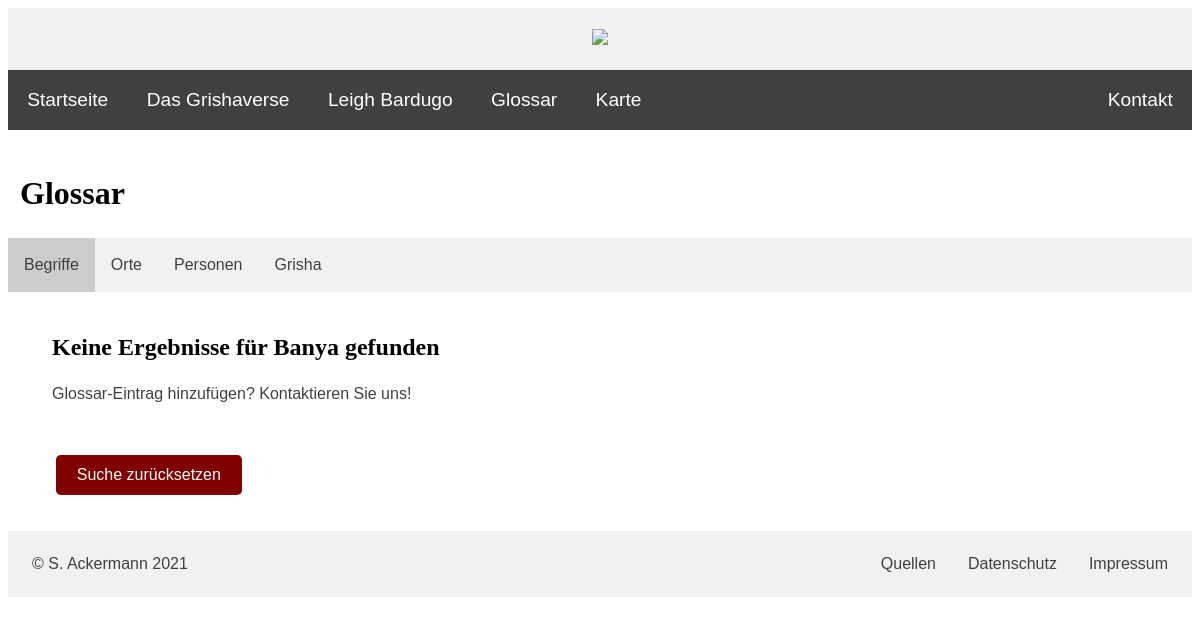
/PHP/glossary_begriffe_suche.php?suchbegriff=Banya, run on an earlier commit of the app's database.
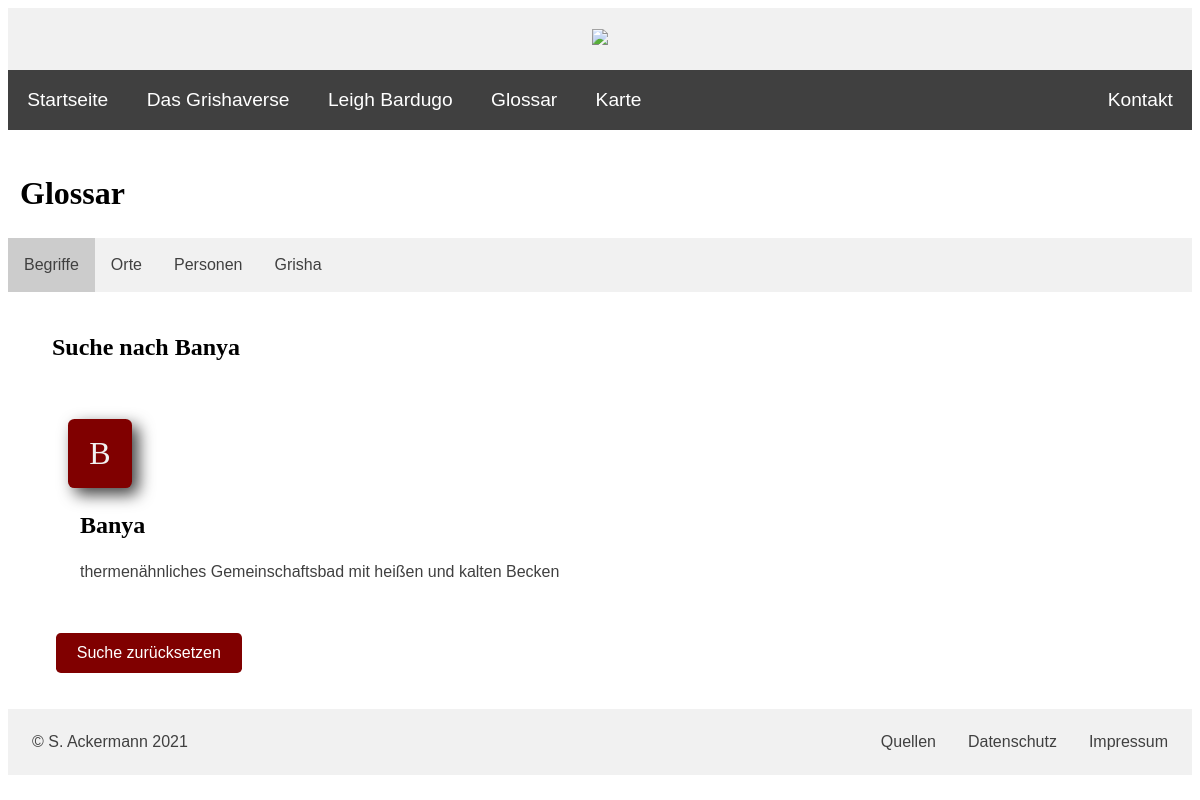
And on a later commit of the database.
### tables this page shows
CREATE TABLE `begriffe` (
  `ID` int(10) NOT NULL,
  `name` text NOT NULL,
  `beschreibung` text DEFAULT NULL
);

### PHP/glossary_begriffe_suche.php (the view, shortened to what this page needs)
<?php
include ("header.inc.php");
include ("navbar.inc.php");
?>
    <div>
        <h2>Glossar</h2>
    </div>
    <div class="glossary-nav">
        <ul>
            <li><a href="glossary_begriffe.php"  class="active">Begriffe</a></li>
            <li><a href="glossary_orte.php">Orte</a></li>
            <li><a href="glossary_personen.php">Personen</a></li>
            <li><a href="glossary_grisha.php">Grisha</a></li>
        </ul>
    </div>
    <br>
    <?php
        require_once "config.inc.php";
        if (is_null($_REQUEST["suchbegriff"])) {
            $begriffSuche = "";
        } else {
            $begriffSuche = $_REQUEST["suchbegriff"];
        }
        $alph = array("A", "B", "C", "D", "E", "F", "G", "H", "I", "J", "K", "L", "M", "N", "O", "P", "Q", "R", "S", "T", "U", "V", "W", "X", "Y", "Z");
        $res = mysqli_query($conn, "SELECT begriffe.name, begriffe.beschreibung FROM begriffe WHERE begriffe.name = '$begriffSuche'");
        if (mysqli_num_rows($res) < 1) {
            echo "<div class='glossary-res'><h3>Keine Ergebnisse für  " . $begriffSuche . " gefunden</h3>
            <p>Glossar-Eintrag hinzufügen? <a class='link' href='contact.php'>Kontaktieren Sie uns!</a></p></div><br>";
        } else {
            echo "<div class='glossary-res'><h3>Suche nach " . $begriffSuche . "</h3></div><br>";
            foreach ($alph as $i){
                $result = mysqli_query($conn, "SELECT begriffe.name, begriffe.beschreibung
                FROM begriffe
                WHERE begriffe.name = '$begriffSuche' AND begriffe.name LIKE '$i%'
                ORDER BY begriffe.name ASC");
                if (mysqli_num_rows($result) >= 1) {
                    echo "<div id='begriffe_letter-$i' class='big-letter'>" . $i . "</div>";
                }
                echo "<div class='glossary-bg'><ul>";
                while ($j = mysqli_fetch_assoc($result)) {
                    echo "<li><h3>" . $j["name"] . "</h3>";
                    echo $j["beschreibung"] . "<br><br>";
                }
                echo "</li></ul></div>";
            }
        }
    ?>
    <br>
    <div class='glossary-res'>
        <form method='post' action='glossary_begriffe.php'>
            <input id='submit-button' type='submit' value='Suche zurücksetzen'/>
        </form>
    </div>
<?php include ("footer.inc.php"); ?>

What changed in the data, as far as the page shows it:
added begriffe: name "Banya", beschreibung "thermenähnliches Gemeinschaftsbad mit heißen und kalten Becken"
Also different on the page:
$begriffSuche: (not shown) → "Banya"
$begriffSuche: "Banya" → (not shown)
text no longer shown: "Keine Ergebnisse für gefunden Glossar-Eintrag hinzufügen? Kontaktieren Sie uns!"
text now shown: "Suche nach"
new list line: "B"
